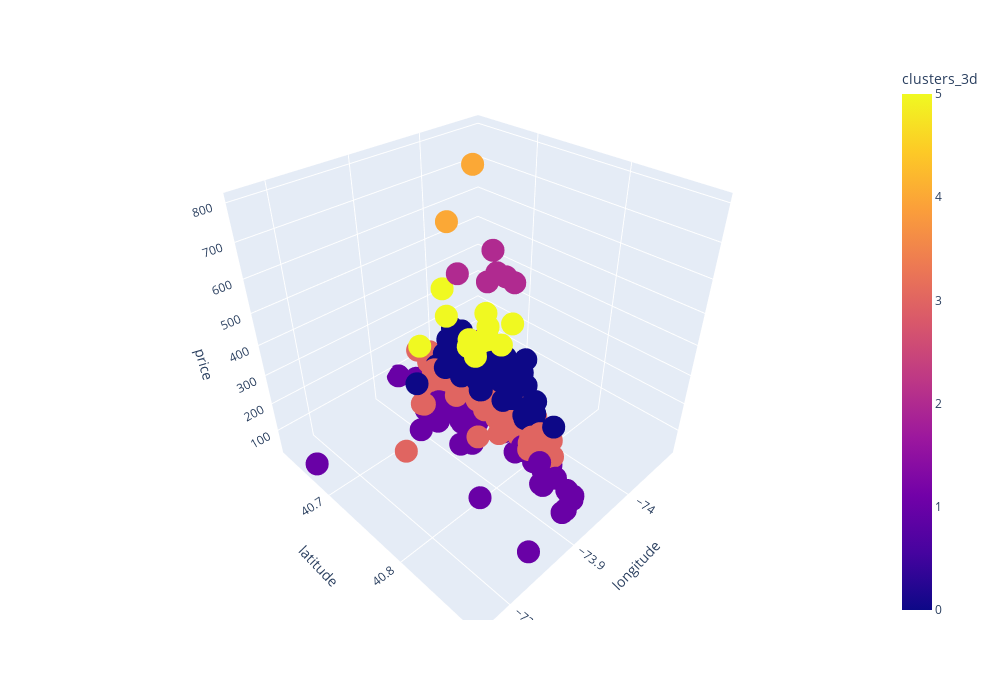

The notebook cell this image was saved under:
### Code cell
import plotly
import plotly.express as px

fig = px.scatter_3d(
    data_frame=df, 
    x = 'longitude', 
    y = 'latitude', 
    z = 'price', 
    color='clusters_3d', 

    width=1000,
    height=700
)

fig.show()

### Figure 1 — Plotly figure (JSON) as saved in the notebook; plotly's stock layout.template omitted (floating-point values rounded to 4 significant figures; data arrays with more than 128 entries replaced by an {"elided": "..."} marker saying what was removed)
{"data": [{"hovertemplate": "longitude=%{x}<br>latitude=%{y}<br>price=%{z}<br>clusters_3d=%{marker.color}<extra></extra>", "legendgroup": "", "marker": {"color": {"elided": "350 int values"}, "coloraxis": "coloraxis", "symbol": "circle"}, "mode": "markers", "name": "", "scene": "scene", "showlegend": false, "type": "scatter3d", "x": {"elided": "350 float values"}, "y": {"elided": "350 float values"}, "z": {"elided": "350 int values"}}], "layout": {"coloraxis": {"colorbar": {"title": {"text": "clusters_3d"}}, "colorscale": [[0, "#0d0887"], [0.1111, "#46039f"], [0.2222, "#7201a8"], [0.3333, "#9c179e"], [0.4444, "#bd3786"], [0.5556, "#d8576b"], [0.6667, "#ed7953"], [0.7778, "#fb9f3a"], [0.8889, "#fdca26"], [1, "#f0f921"]]}, "height": 700, "legend": {"tracegroupgap": 0}, "margin": {"t": 60}, "scene": {"domain": {"x": [0, 1], "y": [0, 1]}, "xaxis": {"title": {"text": "longitude"}}, "yaxis": {"title": {"text": "latitude"}}, "zaxis": {"title": {"text": "price"}}}, "width": 1000}}
